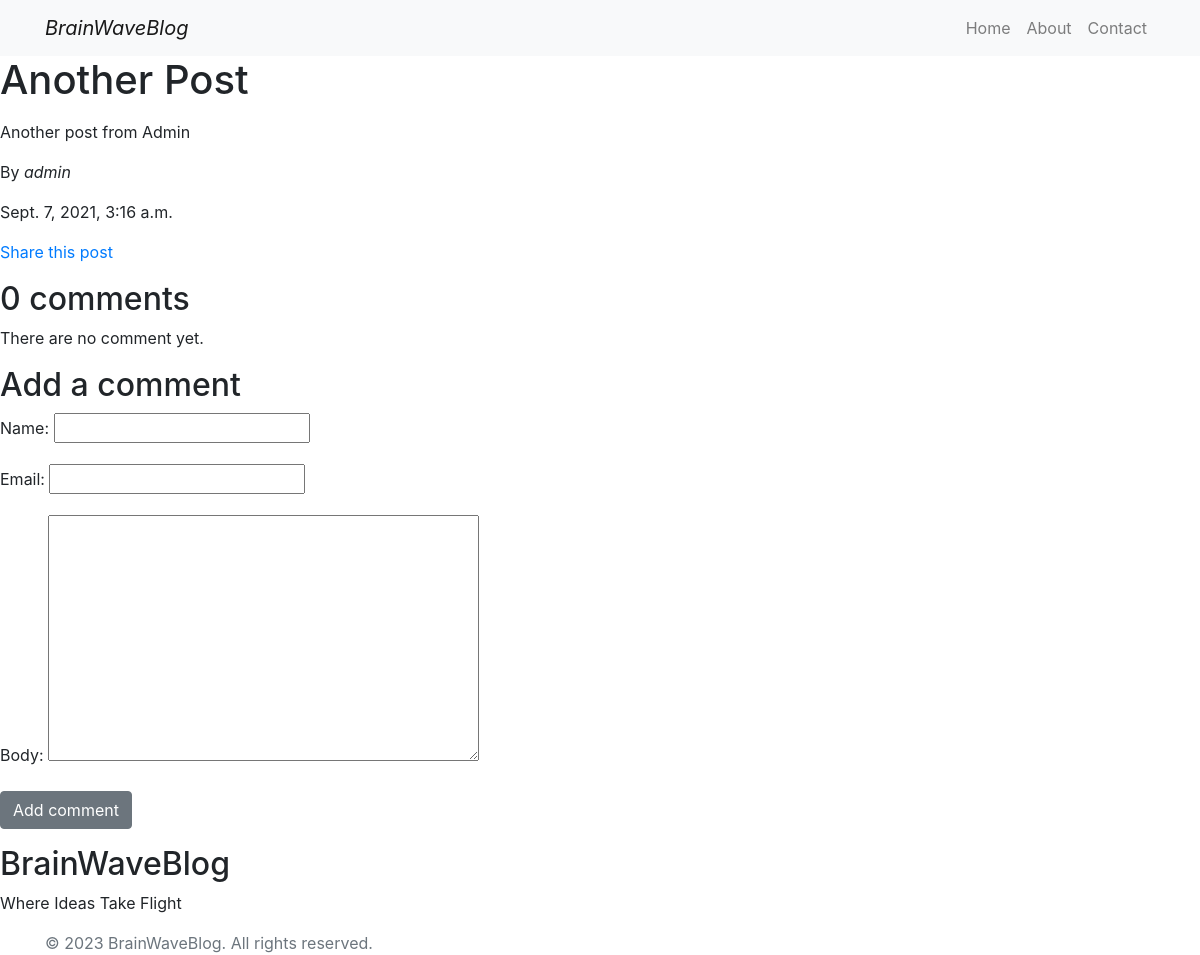
Page /blog/post/2021/9/7/another-post/ on the committed database.
### blog/models.py (models this page shows, shortened)
class Post(models.Model):
    STATUS_CHOICES = (
    ('draft', 'Draft'),
    ('published', 'Published'),
    )
    title = models.CharField(max_length=250)
    slug = models.SlugField(max_length=250,
                            unique_for_date='publish')
    author = models.ForeignKey(User,
                               on_delete=models.CASCADE,
                               related_name='blog_posts')
    body = models.TextField()
    publish = models.DateTimeField(default=timezone.now)
    created = models.DateTimeField(auto_now_add=True)
    updated = models.DateTimeField(auto_now=True)
    status = models.CharField(max_length=10,
                              choices=STATUS_CHOICES,
                              default='draft')
    tags = TaggableManager()
    objects = models.Manager()
    published = PublishedManager()
    class Meta:
        ordering = ('-publish',)

### blog/views.py (the view)
# urls.py: path('post/<int:year>/<int:month>/<int:day>/<slug:slug>/', views.post_detail, name='post_detail'),
def post_detail(request, year, month, day, slug):
    post = get_object_or_404(Post, slug=slug,
        status='published',
        publish__year=year,
        publish__month=month,
        publish__day=day)
    comments = post.comments.filter(active=True)
    new_comment = None
    if request.method == 'POST':
        comment_form = CommentForm(request.POST)
        if comment_form.is_valid():
            new_comment = comment_form.save(commit=False)
            new_comment.post = post
            new_comment.save()
            return redirect('blog:post_list')
    else:
        comment_form = CommentForm()
    context = {
        'post': post,
        'comments':comments,
        'new_comment':new_comment,
        'comment_form':comment_form}
    return render(request, 'blog/post/detail.html', context)

### blog/forms.py
class CommentForm(forms.ModelForm):
    class Meta:
        model = Comment
        fields = ('name', 'email', 'body')

### blog/templates/blog/post/detail.html (shortened to what this page needs)
{% extends "base.html" %}
{% block content %}
<h1>{{post.title}}</h1>
<p>
    {{post.body | linebreaks}}
</p>
<p>By <i>{{ post.author }}</i></p>
<p>{{ post.created }}</p>
<p>
<a href = "{% url 'blog:post_share'  post.id %}">Share this post</a>
</p>
{% with comments.count as total_comments %}
<h2>
{{ total_comments }} comment{{ total_comments|pluralize }}
</h2>
{% endwith %}
{% for comment in comments %}
<div class='comment'>
<p class='info'>
{{ forloop.counter }} no. comment by {{ comment.name }}
</p>
{{ comment.body|linebreaks }}
{% empty %}
    <p>There are no comment yet.</p>
{% endfor %}
{% if  new_comment %}
<h2>Your comment added successfully.</h1>
{% else %}
<h2>Add a comment</h2>
{% endif %}
<form method ='POST'>
{{ comment_form.as_p }}
<p><input type="submit" class="btn btn-secondary" value="Add comment"></a></p>
</form>
{% endblock %}

### rows in the picture
Post: title "Another Post", body "Another post from Admin", author "admin", created "Sept. 7, 2021, 3:16 a.m."

### other values in the picture
{{ total_comments }} "0"
